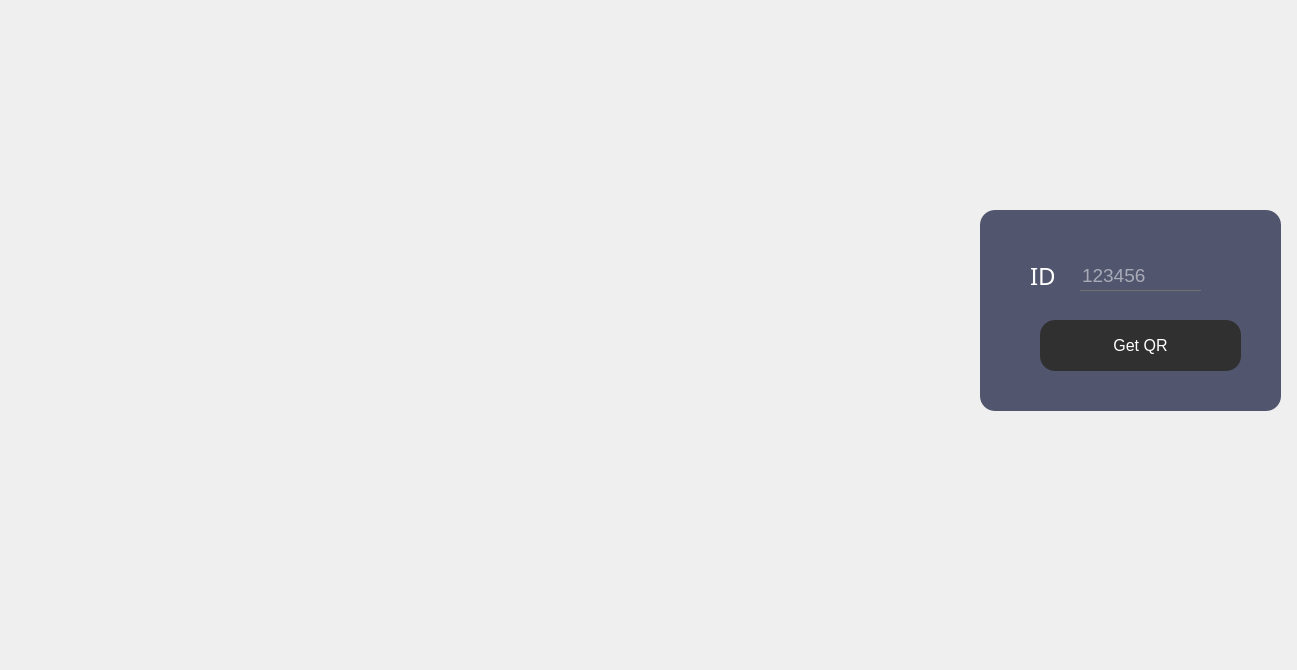
<?xml version="1.0" encoding="UTF-8"?>
<ui version="4.0">
 <class>Qrcode</class>
 <widget class="QDialog" name="Qrcode">
  <property name="geometry">
   <rect>
    <x>0</x>
    <y>0</y>
    <width>1297</width>
    <height>670</height>
   </rect>
  </property>
  <property name="windowTitle">
   <string>Dialog</string>
  </property>
  <property name="styleSheet">
   <string notr="true">*{
    background:url(C:/Users/MAHOX/OneDrive/Desktop/Images_projet/HMR.jpg) ;
}</string>
  </property>
  <widget class="QFrame" name="Qr">
   <property name="geometry">
    <rect>
     <x>980</x>
     <y>210</y>
     <width>301</width>
     <height>201</height>
    </rect>
   </property>
   <property name="styleSheet">
    <string notr="true">QFrame
{
	background:#51556e;
    border-radius:15px;
}</string>
   </property>
   <property name="frameShape">
    <enum>QFrame::StyledPanel</enum>
   </property>
   <property name="frameShadow">
    <enum>QFrame::Raised</enum>
   </property>
   <widget class="QLabel" name="label_8">
    <property name="geometry">
     <rect>
      <x>490</x>
      <y>350</y>
      <width>231</width>
      <height>171</height>
     </rect>
    </property>
    <property name="text">
     <string/>
    </property>
    <property name="pixmap">
     <pixmap>D:/QTprojet/smart court.png</pixmap>
    </property>
    <property name="scaledContents">
     <bool>true</bool>
    </property>
   </widget>
   <widget class="QLineEdit" name="LQR">
    <property name="geometry">
     <rect>
      <x>100</x>
      <y>50</y>
      <width>121</width>
      <height>31</height>
     </rect>
    </property>
    <property name="font">
     <font>
      <pointsize>14</pointsize>
     </font>
    </property>
    <property name="acceptDrops">
     <bool>true</bool>
    </property>
    <property name="styleSheet">
     <string notr="true">*{
background:transparent;
border:none;
color:white;
border-bottom:1px solid #717072;
}</string>
    </property>
    <property name="inputMask">
     <string/>
    </property>
    <property name="text">
     <string/>
    </property>
    <property name="maxLength">
     <number>32767</number>
    </property>
    <property name="echoMode">
     <enum>QLineEdit::Normal</enum>
    </property>
    <property name="placeholderText">
     <string>123456</string>
    </property>
   </widget>
   <widget class="QLabel" name="IDQR">
    <property name="geometry">
     <rect>
      <x>50</x>
      <y>40</y>
      <width>41</width>
      <height>51</height>
     </rect>
    </property>
    <property name="styleSheet">
     <string notr="true">*{
    font-family:century gothic;
    font-size:24px;
	color:white;
}

</string>
    </property>
    <property name="text">
     <string>ID</string>
    </property>
   </widget>
   <widget class="QPushButton" name="GetQR">
    <property name="geometry">
     <rect>
      <x>60</x>
      <y>110</y>
      <width>201</width>
      <height>51</height>
     </rect>
    </property>
    <property name="font">
     <font>
      <pointsize>12</pointsize>
     </font>
    </property>
    <property name="styleSheet">
     <string notr="true">*{
color:white;
border-radius: 15px;
background:#303030;
}

*:hover
{
	color:#303030;
	border-radius:15px;
	background:white
}</string>
    </property>
    <property name="text">
     <string>Get QR</string>
    </property>
   </widget>
   <zorder>label_8</zorder>
   <zorder>IDQR</zorder>
   <zorder>LQR</zorder>
   <zorder>GetQR</zorder>
  </widget>
  <widget class="QLabel" name="tabQr">
   <property name="geometry">
    <rect>
     <x>30</x>
     <y>20</y>
     <width>921</width>
     <height>631</height>
    </rect>
   </property>
   <property name="text">
    <string/>
   </property>
  </widget>
 </widget>
 <resources/>
 <connections/>
</ui>
